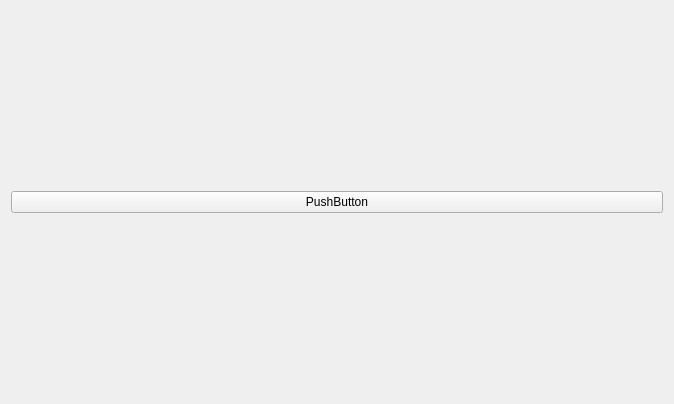
<?xml version="1.0" encoding="UTF-8"?>
<ui version="4.0">
 <class>Form</class>
 <widget class="QWidget" name="Form">
  <property name="geometry">
   <rect>
    <x>0</x>
    <y>0</y>
    <width>674</width>
    <height>404</height>
   </rect>
  </property>
  <property name="windowTitle">
   <string>Form</string>
  </property>
  <layout class="QGridLayout" name="gridLayout">
   <item row="0" column="0">
    <widget class="QPushButton" name="pushButton">
     <property name="text">
      <string>PushButton</string>
     </property>
    </widget>
   </item>
  </layout>
 </widget>
 <resources/>
 <connections/>
</ui>
